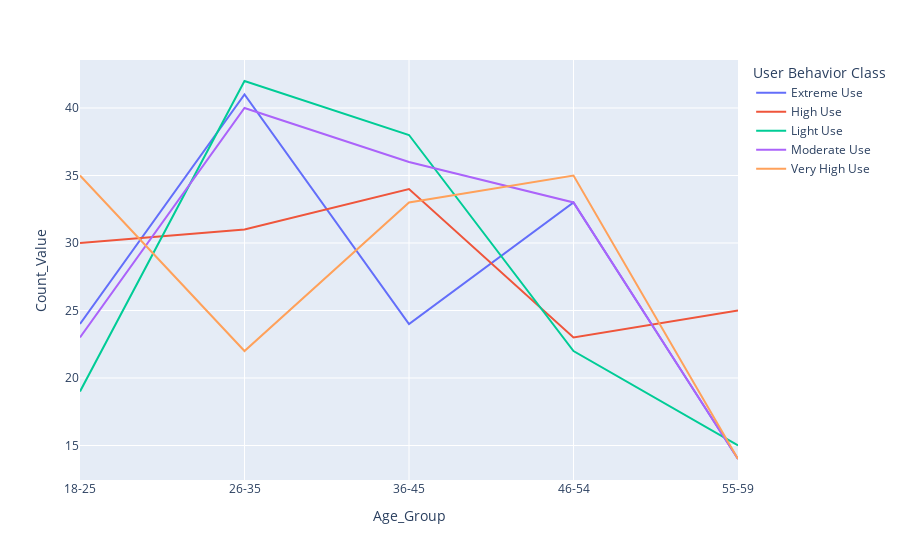

Notebook cell for this chart:
### Code cell
px.line(data_frame=d
        ,x='Age_Group'
        ,color='User Behavior Class'
        ,y='Count_Value')

### Figure 1 — Plotly figure (JSON) as saved in the notebook; plotly's stock layout.template omitted (floating-point values rounded to 4 significant figures)
{"data": [{"hovertemplate": "User Behavior Class=Extreme Use<br>Age_Group=%{x}<br>Count_Value=%{y}<extra></extra>", "legendgroup": "Extreme Use", "line": {"color": "#636efa", "dash": "solid"}, "marker": {"symbol": "circle"}, "mode": "lines", "name": "Extreme Use", "orientation": "v", "showlegend": true, "type": "scatter", "x": ["18-25", "26-35", "36-45", "46-54", "55-59"], "xaxis": "x", "y": [24, 41, 24, 33, 14], "yaxis": "y"}, {"hovertemplate": "User Behavior Class=High Use<br>Age_Group=%{x}<br>Count_Value=%{y}<extra></extra>", "legendgroup": "High Use", "line": {"color": "#EF553B", "dash": "solid"}, "marker": {"symbol": "circle"}, "mode": "lines", "name": "High Use", "orientation": "v", "showlegend": true, "type": "scatter", "x": ["18-25", "26-35", "36-45", "46-54", "55-59"], "xaxis": "x", "y": [30, 31, 34, 23, 25], "yaxis": "y"}, {"hovertemplate": "User Behavior Class=Light Use<br>Age_Group=%{x}<br>Count_Value=%{y}<extra></extra>", "legendgroup": "Light Use", "line": {"color": "#00cc96", "dash": "solid"}, "marker": {"symbol": "circle"}, "mode": "lines", "name": "Light Use", "orientation": "v", "showlegend": true, "type": "scatter", "x": ["18-25", "26-35", "36-45", "46-54", "55-59"], "xaxis": "x", "y": [19, 42, 38, 22, 15], "yaxis": "y"}, {"hovertemplate": "User Behavior Class=Moderate Use<br>Age_Group=%{x}<br>Count_Value=%{y}<extra></extra>", "legendgroup": "Moderate Use", "line": {"color": "#ab63fa", "dash": "solid"}, "marker": {"symbol": "circle"}, "mode": "lines", "name": "Moderate Use", "orientation": "v", "showlegend": true, "type": "scatter", "x": ["18-25", "26-35", "36-45", "46-54", "55-59"], "xaxis": "x", "y": [23, 40, 36, 33, 14], "yaxis": "y"}, {"hovertemplate": "User Behavior Class=Very High Use<br>Age_Group=%{x}<br>Count_Value=%{y}<extra></extra>", "legendgroup": "Very High Use", "line": {"color": "#FFA15A", "dash": "solid"}, "marker": {"symbol": "circle"}, "mode": "lines", "name": "Very High Use", "orientation": "v", "showlegend": true, "type": "scatter", "x": ["18-25", "26-35", "36-45", "46-54", "55-59"], "xaxis": "x", "y": [35, 22, 33, 35, 14], "yaxis": "y"}], "layout": {"legend": {"title": {"text": "User Behavior Class"}, "tracegroupgap": 0}, "margin": {"t": 60}, "xaxis": {"anchor": "y", "domain": [0, 1], "title": {"text": "Age_Group"}}, "yaxis": {"anchor": "x", "domain": [0, 1], "title": {"text": "Count_Value"}}}}
